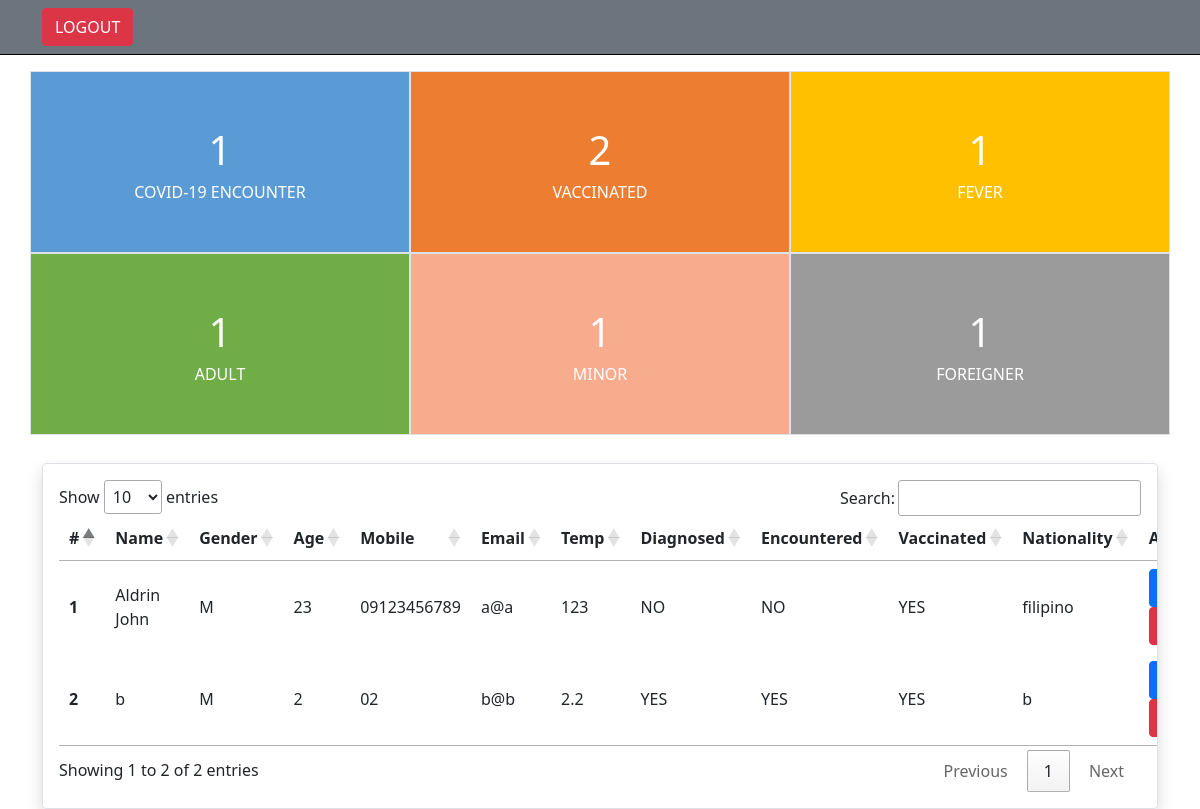
The app's page /admin/dashboard.php (signed in) with its own data.
### tables this page shows
CREATE TABLE `healthdeclaration` (
  `id` int(11) NOT NULL,
  `name` varchar(100) NOT NULL,
  `gender` varchar(50) NOT NULL,
  `age` varchar(5) NOT NULL,
  `mobileNo` varchar(15) NOT NULL,
  `email` varchar(100) NOT NULL,
  `bodyTemp` varchar(10) NOT NULL,
  `covDiagnosed` varchar(20) NOT NULL,
  `covEncounter` varchar(20) NOT NULL,
  `covVacinated` varchar(20) NOT NULL,
  `nationality` varchar(50) NOT NULL
);

### admin/dashboard.php (the view, shortened to what this page needs)
<?php
include "../connection/connection.php";
function fetch_data($conn, $query)
{
    $result = mysqli_query($conn, $query);
    $data = array();
    while ($row = mysqli_fetch_assoc($result)) {
        $data[] = $row;
    }
    return $data;
}
$query = "SELECT * FROM healthdeclaration";
$data = fetch_data($db_con, $query);
$covid_encounter_count = 0;
$vaccinated_count = 0;
$fever_count = 0;
$adult_count = 0;
$minor_count = 0;
$foreigner_count = 0;
foreach ($data as $row) {
    if ($row['covEncounter'] == 'YES') {
        $covid_encounter_count++;
    }
    if ($row['covVacinated'] == 'YES') {
        $vaccinated_count++;
    }
    if (floatval($row['bodyTemp']) >= 37.5) {
        $fever_count++;
    }
    $age = intval($row['age']);
    if ($age >= 18) {
        $adult_count++;
    } else {
        $minor_count++;
    }
    $nationality = strtolower($row['nationality']);
    if ($nationality != 'filipino') {
        $foreigner_count++;
    }
}
$query = "SELECT * FROM healthdeclaration";
$result = mysqli_query($db_con, $query);
?>
<!doctype html>
<html lang="en">
<head>
    <link href="https://cdn.jsdelivr.net/npm/bootstrap@5.0.2/dist/css/bootstrap.min.css" rel="stylesheet">
    <link rel="stylesheet" type="text/css" href="https://cdn.datatables.net/1.13.5/css/jquery.dataTables.min.css">
    <link rel="stylesheet" href="https://cdn.jsdelivr.net/npm/bootstrap-icons@1.10.5/font/bootstrap-icons.css">
</head>
<body>
    <header class="mb-3" style="border-bottom: 1px solid black">
        <nav class="navbar navbar-light bg-secondary">
            <div class="container">
                <a href="action/logout.action.php" onclick="return confirm('Are you sure you want to logout?');" class="btn btn-danger">LOGOUT</a>
            </div>
        </nav>
    </header>
    <div class="container">
        <div>
            <div class="row mb-1">
                <div class="col-sm-12 col-md-6 col-lg-4 border p-5 text-white" style="background-color: #5b9bd5">
                    <center>
                        <span class="fs-1"><?= $covid_encounter_count ?></span><br>COVID-19 ENCOUNTER
                    </center>
                </div>
                <div class="col-sm-12 col-md-6 col-lg-4 border p-5 text-white" style="background-color: #ed7d31">
                    <center>
                        <span class="fs-1"><?= $vaccinated_count ?></span><br>VACCINATED
                    </center>
                </div>
                <div class="col-sm-12 col-md-6 col-lg-4 border p-5 text-white" style="background-color: #ffc000">
                    <center>
                        <span class="fs-1"><?= $fever_count ?></span><br>FEVER
                    </center>
                </div>
                <div class="col-sm-12 col-md-6 col-lg-4 border p-5 text-white" style="background-color: #70ad47">
                    <center>
                        <span class="fs-1"><?= $adult_count ?></span><br>ADULT
                    </center>
                </div>
                <div class="col-sm-12 col-md-6 col-lg-4 border p-5 text-white" style="background-color: #f6ac8d">
                    <center>
                        <span class="fs-1"><?= $minor_count ?></span><br>MINOR
                    </center>
                </div>
                <div class="col-sm-12 col-md-6 col-lg-4 border p-5 text-white" style="background-color: #9b9b9b">
                    <center>
                        <span class="fs-1"><?= $foreigner_count ?></span><br>FOREIGNER
                    </center>
                </div>
            </div>
        </div>
        <br>
        <div class="border rounded p-3 shadow overflow-scroll">
            <table class="DataTable" id="example">
                <thead>
                    <tr>
                        <th>#</th>
                        <th>Name</th>
                        <th>Gender</th>
                        <th>Age</th>
                        <th>Mobile</th>
                        <th>Email</th>
                        <th>Temp</th>
                        <th>Diagnosed</th>
                        <th>Encountered</th>
                        <th>Vaccinated</th>
                        <th>Nationality</th>
                        <th>Action</th>
                    </tr>
                </thead>
                <tbody>
                <?php while ($row = mysqli_fetch_assoc($result)) { ?>
                    <tr>
                    <th><?php echo $row['id']; ?></th>
                    <td><?php echo $row['name']; ?></td>
                    <td><?php echo $row['gender']; ?></td>
                    <td><?php echo $row['age']; ?></td>
                    <td><?php echo $row['mobileNo']; ?></td>
                    <td><?php echo $row['email']; ?></td>
                    <td><?php echo $row['bodyTemp']; ?></td>
                    <td><?php echo $row['covDiagnosed']; ?></td>
                    <td><?php echo $row['covEncounter']; ?></td>
                    <td><?php echo $row['covVacinated']; ?></td>
                    <td><?php echo $row['nationality']; ?></td>
                        <th>
                            <button class="btn btn-primary" id="btn_edit" title="EDIT"><i class="bi bi-pencil-square"></i></button>
                            <button class="btn btn-danger" id="btn_delete" title="DELETE"><i class="bi bi-trash"></i></button>
                        </th>
                    </tr>
                 <?php } ?>
                </tbody>
            </table>
        </div>
    </div>
</body>
</html>

### records on screen
healthdeclaration: id "1", name "Aldrin John", gender "M", age "23", mobileNo "09123456789", email "a@a", bodyTemp "123", covDiagnosed "NO", covEncounter "NO", covVacinated "YES", nationality "filipino"
healthdeclaration: id "2", name "b", gender "M", age "2", mobileNo "02", email "b@b", bodyTemp "2.2", covDiagnosed "YES", covEncounter "YES", covVacinated "YES", nationality "b"

### other values on screen
$covid_encounter_count "1"
$vaccinated_count "2"
$fever_count "1"
$adult_count "1"
$minor_count "1"
$foreigner_count "1"
